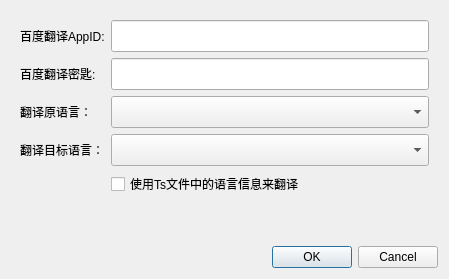
<?xml version="1.0" encoding="UTF-8"?>
<ui version="4.0">
 <class>BaiduFanyiSettingDialog</class>
 <widget class="QDialog" name="BaiduFanyiSettingDialog">
  <property name="geometry">
   <rect>
    <x>0</x>
    <y>0</y>
    <width>449</width>
    <height>279</height>
   </rect>
  </property>
  <property name="windowTitle">
   <string>Dialog</string>
  </property>
  <layout class="QVBoxLayout" name="verticalLayout">
   <item>
    <widget class="QWidget" name="widget" native="true">
     <layout class="QGridLayout" name="gridLayout">
      <item row="2" column="1">
       <widget class="QComboBox" name="comboBox_from">
        <property name="minimumSize">
         <size>
          <width>0</width>
          <height>32</height>
         </size>
        </property>
        <property name="maximumSize">
         <size>
          <width>16777215</width>
          <height>32</height>
         </size>
        </property>
       </widget>
      </item>
      <item row="2" column="0">
       <widget class="QLabel" name="label_3">
        <property name="minimumSize">
         <size>
          <width>0</width>
          <height>32</height>
         </size>
        </property>
        <property name="maximumSize">
         <size>
          <width>16777215</width>
          <height>32</height>
         </size>
        </property>
        <property name="text">
         <string>翻译原语言：</string>
        </property>
       </widget>
      </item>
      <item row="0" column="0">
       <widget class="QLabel" name="label">
        <property name="minimumSize">
         <size>
          <width>0</width>
          <height>32</height>
         </size>
        </property>
        <property name="maximumSize">
         <size>
          <width>16777215</width>
          <height>32</height>
         </size>
        </property>
        <property name="text">
         <string>百度翻译AppID:</string>
        </property>
       </widget>
      </item>
      <item row="1" column="0">
       <widget class="QLabel" name="label_2">
        <property name="minimumSize">
         <size>
          <width>0</width>
          <height>32</height>
         </size>
        </property>
        <property name="maximumSize">
         <size>
          <width>16777215</width>
          <height>32</height>
         </size>
        </property>
        <property name="text">
         <string>百度翻译密匙:</string>
        </property>
       </widget>
      </item>
      <item row="3" column="1">
       <widget class="QComboBox" name="comboBox_to">
        <property name="minimumSize">
         <size>
          <width>0</width>
          <height>32</height>
         </size>
        </property>
        <property name="maximumSize">
         <size>
          <width>16777215</width>
          <height>32</height>
         </size>
        </property>
       </widget>
      </item>
      <item row="0" column="1">
       <widget class="QLineEdit" name="lineEdit_appid">
        <property name="minimumSize">
         <size>
          <width>0</width>
          <height>32</height>
         </size>
        </property>
        <property name="maximumSize">
         <size>
          <width>16777215</width>
          <height>32</height>
         </size>
        </property>
       </widget>
      </item>
      <item row="1" column="1">
       <widget class="QLineEdit" name="lineEdit_keyText">
        <property name="minimumSize">
         <size>
          <width>0</width>
          <height>32</height>
         </size>
        </property>
        <property name="maximumSize">
         <size>
          <width>16777215</width>
          <height>32</height>
         </size>
        </property>
       </widget>
      </item>
      <item row="3" column="0">
       <widget class="QLabel" name="label_4">
        <property name="minimumSize">
         <size>
          <width>0</width>
          <height>32</height>
         </size>
        </property>
        <property name="maximumSize">
         <size>
          <width>16777215</width>
          <height>32</height>
         </size>
        </property>
        <property name="text">
         <string>翻译目标语言：</string>
        </property>
       </widget>
      </item>
      <item row="4" column="1">
       <widget class="QCheckBox" name="checkBox_isUseTsLang">
        <property name="text">
         <string>使用Ts文件中的语言信息来翻译</string>
        </property>
       </widget>
      </item>
     </layout>
    </widget>
   </item>
   <item>
    <spacer name="verticalSpacer">
     <property name="orientation">
      <enum>Qt::Vertical</enum>
     </property>
     <property name="sizeHint" stdset="0">
      <size>
       <width>20</width>
       <height>40</height>
      </size>
     </property>
    </spacer>
   </item>
   <item>
    <widget class="QDialogButtonBox" name="buttonBox">
     <property name="orientation">
      <enum>Qt::Horizontal</enum>
     </property>
     <property name="standardButtons">
      <set>QDialogButtonBox::Cancel|QDialogButtonBox::Ok</set>
     </property>
    </widget>
   </item>
  </layout>
 </widget>
 <resources/>
 <connections>
  <connection>
   <sender>buttonBox</sender>
   <signal>accepted()</signal>
   <receiver>BaiduFanyiSettingDialog</receiver>
   <slot>accept()</slot>
   <hints>
    <hint type="sourcelabel">
     <x>248</x>
     <y>254</y>
    </hint>
    <hint type="destinationlabel">
     <x>157</x>
     <y>274</y>
    </hint>
   </hints>
  </connection>
  <connection>
   <sender>buttonBox</sender>
   <signal>rejected()</signal>
   <receiver>BaiduFanyiSettingDialog</receiver>
   <slot>reject()</slot>
   <hints>
    <hint type="sourcelabel">
     <x>316</x>
     <y>260</y>
    </hint>
    <hint type="destinationlabel">
     <x>286</x>
     <y>274</y>
    </hint>
   </hints>
  </connection>
 </connections>
</ui>
